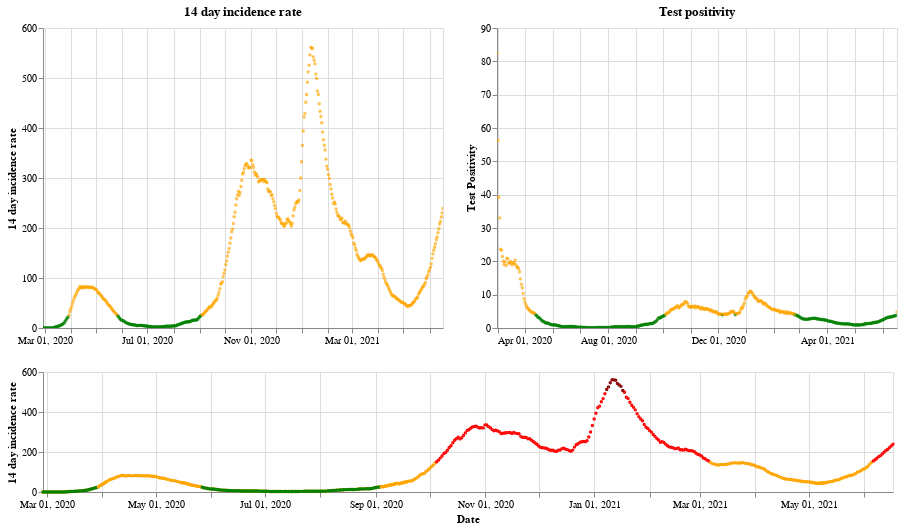

Write notebook code for a chart like this one.
### Markdown cell above
## Scotland

### Code cell
plot_traffic_light('Scotland')

### Figure 1 — Vega-Lite specification as saved in the notebook (floating-point values rounded to 4 significant figures; data arrays with more than 128 entries replaced by an {"elided": "..."} marker saying what was removed)
{"config": {"view": {"continuousWidth": 400, "continuousHeight": 300}}, "vconcat": [{"hconcat": [{"mark": {"type": "point", "size": 2}, "encoding": {"color": {"condition": {"value": "green", "test": "(datum.twoWeeklyCasesRate <= 25)"}, "value": "orange"}, "tooltip": [{"type": "nominal", "field": "areaName"}, {"type": "temporal", "field": "date"}, {"type": "quantitative", "field": "twoWeeklyCasesRate"}, {"type": "quantitative", "field": "testPositivity"}], "x": {"type": "temporal", "axis": {"title": ""}, "field": "date", "scale": {"domain": {"selection": "DateBrush"}}, "timeUnit": "yearmonthdate"}, "y": {"type": "quantitative", "axis": {"title": "14 day incidence rate"}, "field": "twoWeeklyCasesRate"}}, "title": "14 day incidence rate", "width": 400}, {"mark": {"type": "point", "size": 2}, "encoding": {"color": {"condition": {"value": "green", "test": "(datum.testPositivity <= 4)"}, "value": "orange"}, "tooltip": [{"type": "nominal", "field": "areaName"}, {"type": "temporal", "field": "date"}, {"type": "quantitative", "field": "twoWeeklyCasesRate"}, {"type": "quantitative", "field": "testPositivity"}], "x": {"type": "temporal", "axis": {"title": ""}, "field": "date", "scale": {"domain": {"selection": "DateBrush"}}, "timeUnit": "yearmonthdate"}, "y": {"type": "quantitative", "axis": {"title": "Test Positivity"}, "field": "testPositivity"}}, "title": "Test positivity", "width": 400}]}, {"layer": [{"mark": {"type": "point", "size": 2}, "encoding": {"color": {"condition": {"value": "orange", "test": "((50 && datum.twoWeeklyCasesRate) < 150)"}, "value": "red"}, "opacity": {"condition": {"value": 1, "test": "((50 && datum.twoWeeklyCasesRate) < 500)"}, "value": 0}, "tooltip": [{"type": "nominal", "field": "areaName"}, {"type": "temporal", "field": "date"}, {"type": "quantitative", "field": "twoWeeklyCasesRate"}, {"type": "quantitative", "field": "testPositivity"}], "x": {"type": "temporal", "axis": {"title": "Date"}, "field": "date", "timeUnit": "yearmonthdate"}, "y": {"type": "quantitative", "axis": {"title": "14 day incidence rate"}, "field": "twoWeeklyCasesRate"}}, "selection": {"DateBrush": {"type": "interval", "encodings": ["x"], "fields": ["Time"]}}, "width": 850}, {"mark": {"type": "point", "size": 2}, "encoding": {"color": {"value": "darkred"}, "opacity": {"condition": {"value": 1, "test": "(datum.twoWeeklyCasesRate >= 500)"}, "value": 0}, "tooltip": [{"type": "nominal", "field": "areaName"}, {"type": "temporal", "field": "date"}, {"type": "quantitative", "field": "twoWeeklyCasesRate"}, {"type": "quantitative", "field": "testPositivity"}], "x": {"type": "temporal", "axis": {"title": "Date"}, "field": "date", "timeUnit": "yearmonthdate"}, "y": {"type": "quantitative", "axis": {"title": "14 day incidence rate"}, "field": "twoWeeklyCasesRate"}}, "width": 400}, {"mark": {"type": "point", "size": 2}, "encoding": {"color": {"condition": {"value": "green", "test": "((4 && datum.twoWeeklyCasesRate) < 25)"}, "value": "orange"}, "opacity": {"condition": {"value": 1, "test": "(datum.twoWeeklyCasesRate < 50)"}, "value": 0}, "tooltip": [{"type": "nominal", "field": "areaName"}, {"type": "temporal", "field": "date"}, {"type": "quantitative", "field": "twoWeeklyCasesRate"}, {"type": "quantitative", "field": "testPositivity"}], "x": {"type": "temporal", "axis": {"title": "Date"}, "field": "date", "timeUnit": "yearmonthdate"}, "y": {"type": "quantitative", "axis": {"title": "14 day incidence rate"}, "field": "twoWeeklyCasesRate"}}, "width": 400}], "height": 120, "width": 800}], "data": {"name": "data-8a4bd8bd051462e793e4827adaa50dc0"}, "$schema": "https://vega.github.io/schema/vega-lite/v4.8.1.json", "datasets": {"data-8a4bd8bd051462e793e4827adaa50dc0": {"elided": "476 records"}}}
